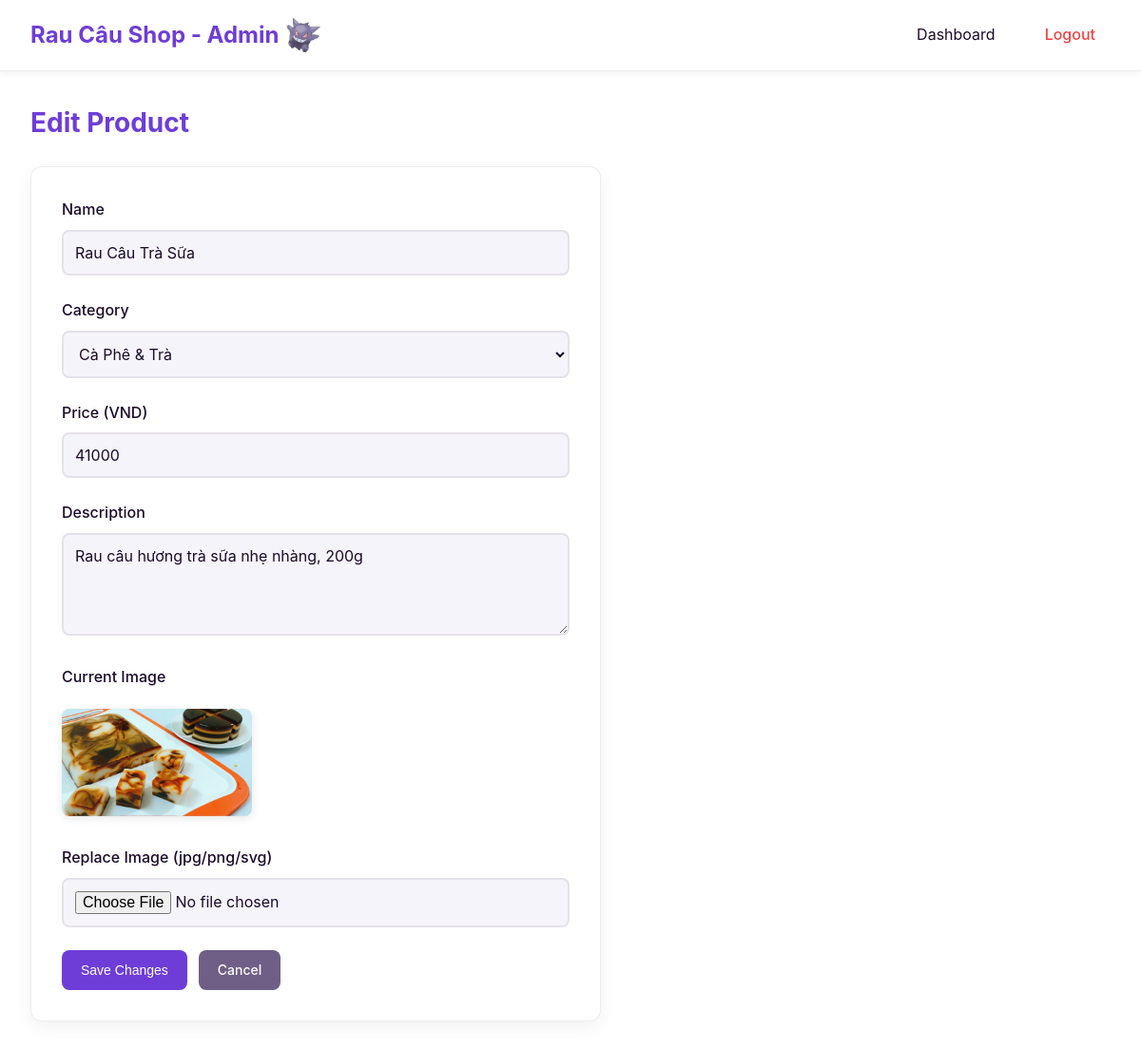
The app's page /app/controllers/admin/edit_product?id=2 (signed in) with its own data.
### tables this page shows
CREATE TABLE IF NOT EXISTS products (
    id INT AUTO_INCREMENT PRIMARY KEY,   
    name VARCHAR(200) NOT NULL,   
    description TEXT,   
    price INT NOT NULL,   
    image VARCHAR(500),   
    category VARCHAR(100) DEFAULT 'Truyền Thống'   
);

### app/config/common.php (called while the page is built, shortened)
<?php
function get_categories() {
    return [
        'Traditional',
        'Fruit',
        'Coffee & Tea',
        'Dessert',
        'Special'
    ];
}

### app/controllers/admin/edit_product.php (the view, shortened to what this page needs)
<?php
require_once __DIR__ . '/../../config/common.php';
$db = db_connect();
$id = (int)($_GET['id'] ?? 0);
$categoryOptions = get_categories();
$stmt = $db->prepare('SELECT * FROM products WHERE id=?');
$stmt->bind_param('i', $id);
$stmt->execute();
$result = $stmt->get_result();
$r = $result->fetch_assoc();
$selectedCategory = $r['category'] ?? $categoryOptions[0];
if (!in_array($selectedCategory, $categoryOptions, true) && $selectedCategory !== '') {
    $categoryOptions[] = $selectedCategory;
}
?>
<!doctype html>
<html lang="vi">
<head>
  <link rel="stylesheet" href="../admin/assets/css/admin.css">
</head>
<body>
  <header class="admin-header">
    <h1>Rau Câu Shop - Admin <img src="../assets/images/Gengar.png" alt="Gengar Logo" class="header-logo"></h1>
    <nav class="admin-nav">
      <a href="index">Dashboard</a>
      <a href="logout" class="logout">Logout</a>
    </nav>
  </header>
  <div class="admin-container">
    <div class="page-header">
      <h1>Edit Product</h1>
    </div>
    <div class="form-container">
      <form method="post" action="edit_product?id=<?= $id ?>" enctype="multipart/form-data">
        <div class="form-group">
          <label>Name</label>
          <input name="name" value="<?= htmlspecialchars($r['name']) ?>" required>
        </div>
        <div class="form-group">
          <label>Category</label>
          <select name="category">
            <?php foreach($categoryOptions as $option): ?>
              <option value="<?= htmlspecialchars($option) ?>" <?= $selectedCategory === $option ? 'selected' : '' ?>>
                <?= htmlspecialchars($option) ?>
              </option>
            <?php endforeach; ?>
          </select>
        </div>
        <div class="form-group">
          <label>Price (VND)</label>
          <input name="price" type="number" value="<?= htmlspecialchars($r['price']) ?>" required min="0">
        </div>
        <div class="form-group">
          <label>Description</label>
          <textarea name="description" rows="4"><?= htmlspecialchars($r['description']) ?></textarea>
        </div>
        <div class="form-group">
          <label>Current Image</label>
          <?php if($r['image']) echo '<img src="'.ASSET_PATH.'/'.htmlspecialchars($r['image']).'" width="200">'; else echo '<p>No image</p>'; ?>
        </div>
        <div class="form-group">
          <label>Replace Image (jpg/png/svg)</label>
          <input name="image" type="file" accept="image/*">
        </div>
        <div class="form-actions">
          <button type="submit" class="btn">Save Changes</button>
          <a href="index#products-section" class="btn btn-secondary">Cancel</a>
        </div>
      </form>
    </div>
  </div>
</body>
</html>

### public/admin/assets/css/admin.css (style rules this page uses)
:root { --primary: #6E3DD7; --primary-dark: #5d2fb8; --accent-2: #A17CF6; --secondary: #6E3DD7; --bg: #FFFFFF; --white: #F6F4FB; --surface: #FFFFFF; --border: rgba(27,11,42,0.08); --text: #1b0b2a; --text-muted: #6f5f86; --success: #10b981; --error: #ef4444; --warning: #f59e0b; }
* { box-sizing: border-box; margin: 0; padding: 0; }
body { font-family: Inter, system-ui, 'Segoe UI', Arial, sans-serif; background: var(--bg); color: var(--text); line-height: 1.6; font-weight: 400; -webkit-font-smoothing: antialiased; }
.form-group { margin-bottom: 20px; }
.admin-header { background: var(--surface); padding: 1rem 2rem; box-shadow: 0 2px 8px rgba(27,11,42,0.06); border-bottom: 1px solid var(--border); display: flex; justify-content: space-between; align-items: center; position: sticky; top: 0; z-index: 100; }
.admin-header h1 { color: var(--primary); font-size: 24px; display: flex; align-items: center; gap: 0.5rem; font-weight: 700; }
.admin-header .header-logo { height: 1.5em; width: auto; vertical-align: middle; }
.admin-nav { display: flex; gap: 20px; align-items: center; }
.admin-nav a { color: var(--text); text-decoration: none; padding: 8px 16px; border-radius: 6px; transition: background 0.3s; }
.admin-nav .logout { color: var(--error); font-weight: 500; }
.admin-container { max-width: 1200px; margin: 2rem auto; padding: 0 2rem; }
.page-header { display: flex; justify-content: space-between; align-items: center; margin-bottom: 24px; }
.page-header h1 { color: var(--primary); font-size: 28px; font-weight: 700; }
.btn { display: inline-block; padding: 10px 20px; background: var(--primary); color: white; text-decoration: none; border-radius: 8px; border: none; cursor: pointer; font-size: 14px; font-weight: 500; transition: background 0.3s; }
.btn-secondary { background: var(--text-muted); }
.form-container { background: var(--surface); padding: 32px; border-radius: 12px; box-shadow: 0 6px 18px rgba(27,11,42,0.06); border: 1px solid var(--border); max-width: 600px; }
.form-group { margin-bottom: 24px; }
.form-group label { display: block; margin-bottom: 8px; color: var(--text); font-weight: 500; }
.form-group input, .form-group textarea, .form-group select { width: 100%; padding: 12px; background: var(--white); border: 2px solid var(--border); border-radius: 8px; font-size: 16px; font-family: inherit; color: var(--text); transition: border-color 0.3s, box-shadow 0.3s; }
.form-group textarea { resize: vertical; min-height: 100px; }
.form-group img { margin-top: 12px; border-radius: 8px; box-shadow: 0 2px 8px rgba(0, 0, 0, 0.1); }
.form-actions { display: flex; gap: 12px; margin-top: 24px; }

### records on screen
products: name "Rau Câu Trà Sữa", category "Cà Phê & Trà", price "41000", description "Rau câu hương trà sữa nhẹ nhàng, 200g", image (picture)
